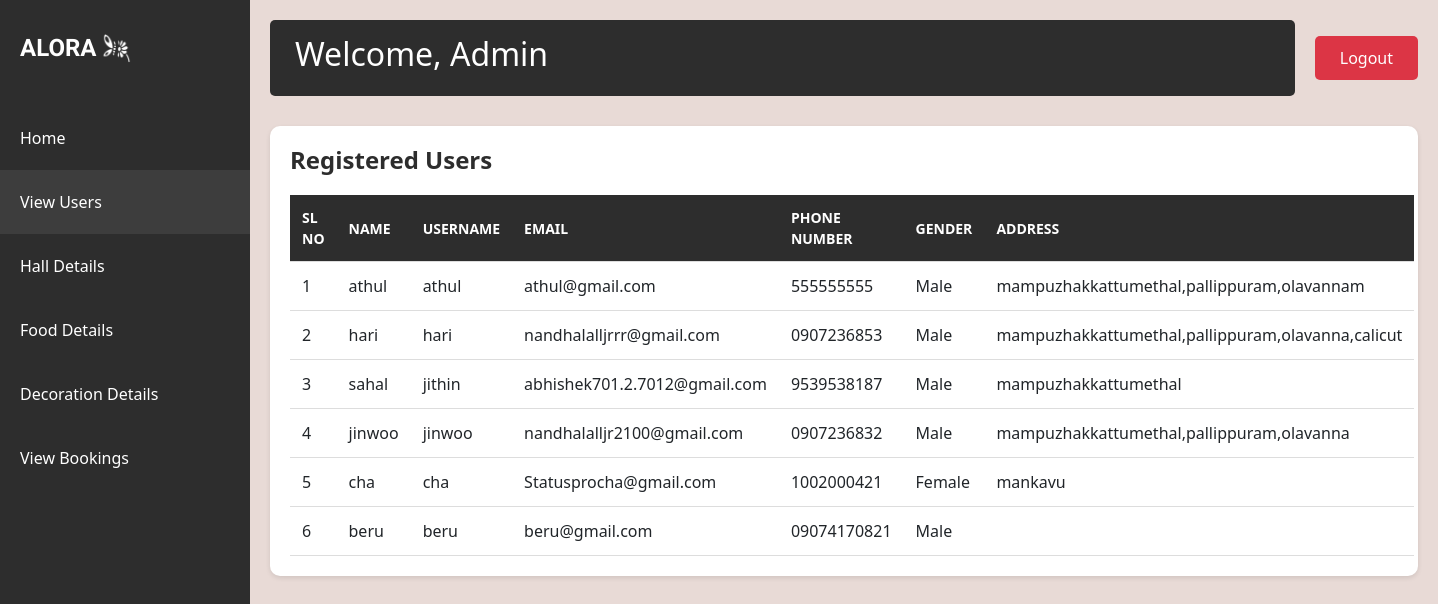
The app's page /viewusers, older data.
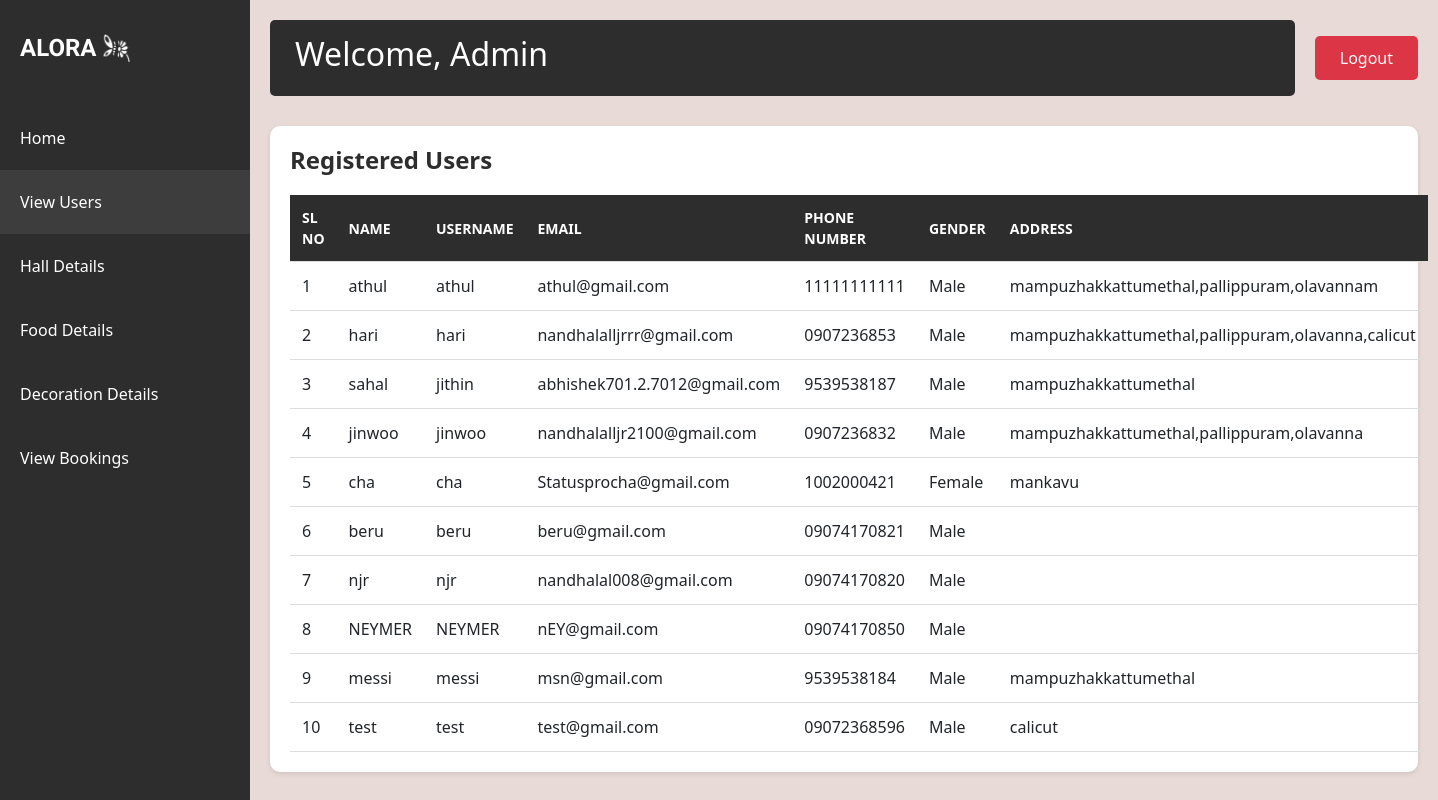
The same page, newer data.
### app/models.py (models this page shows)
class User_details(models.Model):
    user_id=models.ForeignKey(User,on_delete=models.CASCADE)
    phone_number=models.CharField(max_length=10,unique=True)
    gender=models.CharField(max_length=10)
    address=models.TextField()

### app/views.py (the view)
# urls.py: path('viewusers',views.viewusers,name='viewusers'),
def viewusers(request):
    user_details = User_details.objects.all()
    context = {
        'user_details': user_details,
    }
    return  render(request,'viewusers.html',context)

### templates/viewusers.html (shortened to what this page needs)
<!DOCTYPE html>
<html lang="en">
<head>
    {% load static %}
    <link href="https://cdn.jsdelivr.net/npm/bootstrap@5.3.0/dist/css/bootstrap.min.css" rel="stylesheet">
</head>
<body>
    <div class="sidebar">
        <div class="logo-container">
            <div class="logo">ALORA</div>
            <img src="{% static 'aloral.png' %}" alt="Light Bulb" class="logo-image">
        </div>
        <nav class="nav flex-column">
            <a class="nav-link" href="{% url 'admin' %}">Home</a>
            <a class="nav-link active" href="{% url 'viewusers' %}">View Users</a>
            <a class="nav-link" href="{% url 'halldetails' %}">Hall Details</a>
            <a class="nav-link" href="{% url 'fooddetails' %}">Food Details</a>
            <a class="nav-link" href="{% url 'decorationdetails' %}">Decoration Details</a>
            <a class="nav-link" href="{% url 'admin_view_booking' %}">View Bookings</a>
        </nav>
    </div>
    <div class="main-content">
        <div class="top-nav">
            <div class="welcome-section">
                <h2>Welcome, Admin</h2>
            </div>
            <a href="{% url 'logout' %}" class="logout-btn">Logout</a>
        </div>
        <div class="users-table">
            <h1>Registered Users</h1>
            <table>
                <thead>
                    <tr>
                        <th>Sl No</th>
                        <th>Name</th>
                        <th>Username</th>
                        <th>Email</th>
                        <th>Phone Number</th>
                        <th>Gender</th>
                        <th>Address</th>
                    </tr>
                </thead>
                <tbody>
                    {% for x in user_details %}
                        <tr>
                            <td>{{ forloop.counter }}</td>
                            <td>{{ x.user_id.first_name }}</td>
                            <td>{{ x.user_id.username }}</td>
                            <td>{{ x.user_id.email }}</td>
                            <td>{{ x.phone_number }}</td>
                            <td>{{ x.gender }}</td>
                            <td>{{ x.address }}</td>
                        </tr>
                    {% endfor %}
                </tbody>
            </table>
        </div>
    </div>
</body>
</html>

Row changes from the older to the newer data that the page shows:
changed User_details "mampuzhakkattumethal,pallippuram,olavannam": phone_number "555555555" → "11111111111"
added User_details: user_id.first_name "njr", user_id.username "njr", user_id.email "nandhalal008@gmail.com", phone_number "09074170820", gender "Male"
added User_details: user_id.first_name "NEYMER", user_id.username "NEYMER", user_id.email "nEY@gmail.com", phone_number "09074170850", gender "Male"
added User_details: user_id.first_name "messi", user_id.username "messi", user_id.email "msn@gmail.com", phone_number "9539538184", gender "Male", address "mampuzhakkattumethal"
added User_details: user_id.first_name "test", user_id.username "test", user_id.email "test@gmail.com", phone_number "09072368596", gender "Male", address "calicut"
